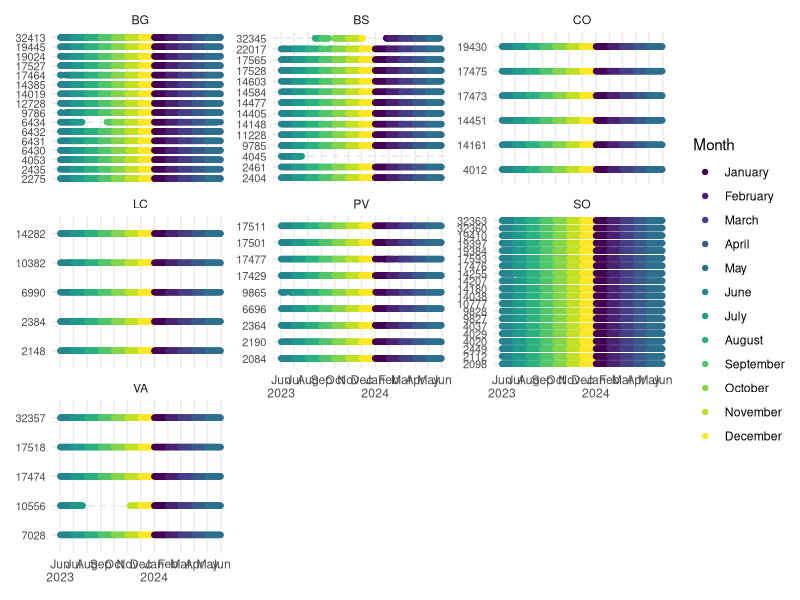
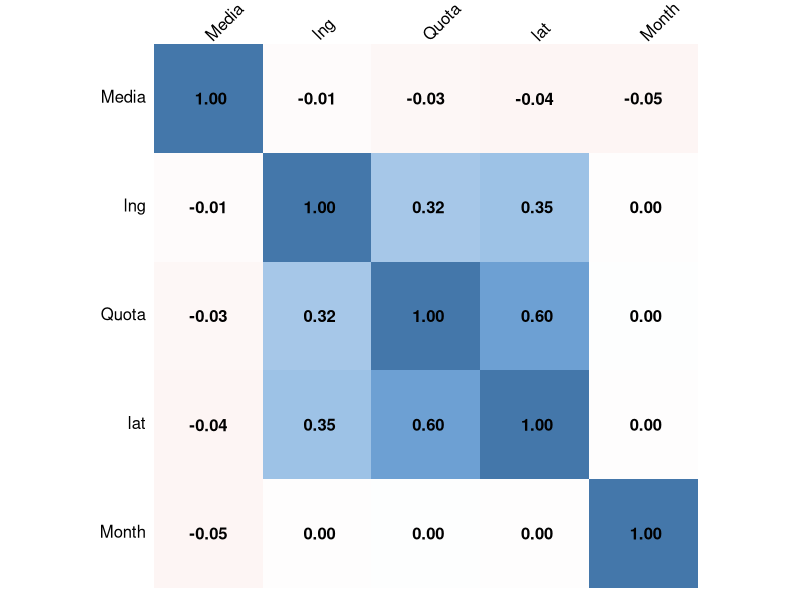
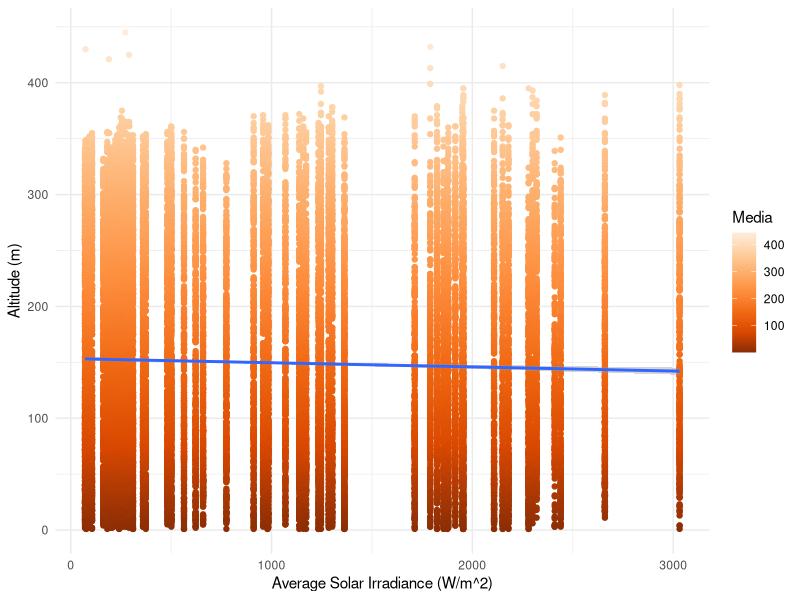
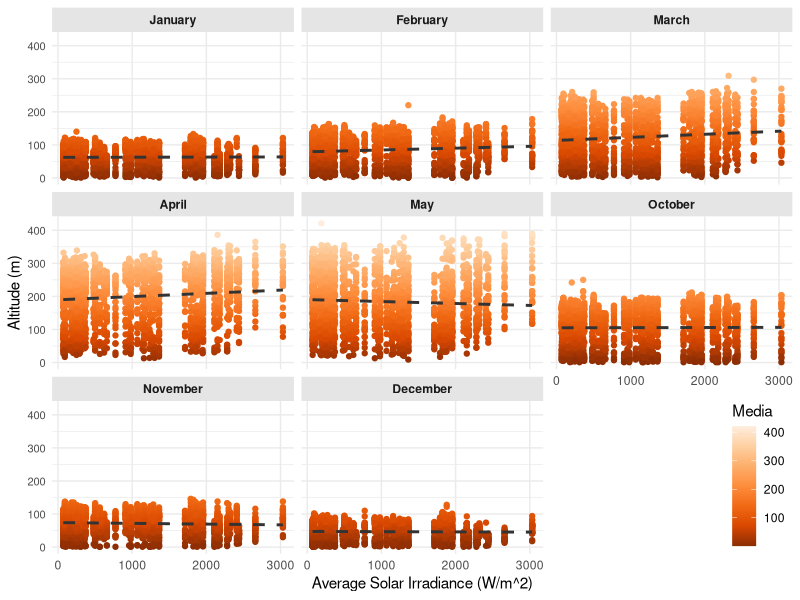
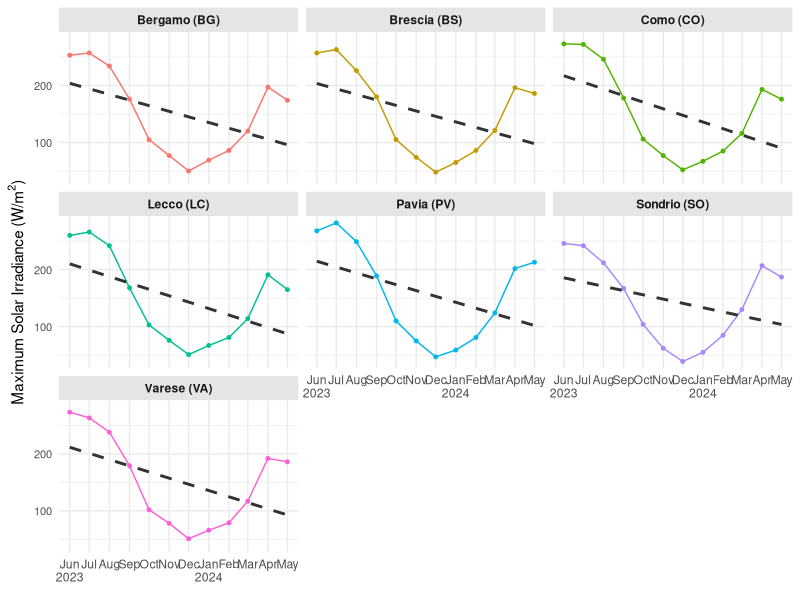
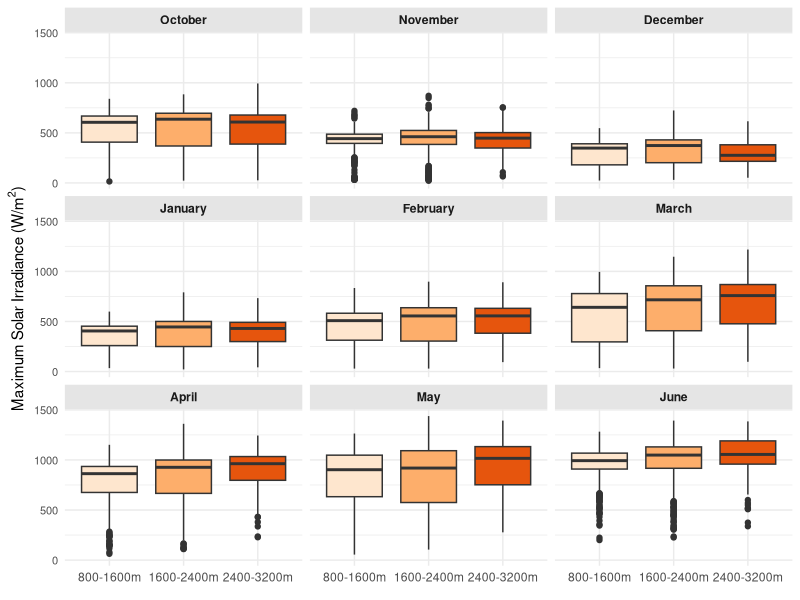
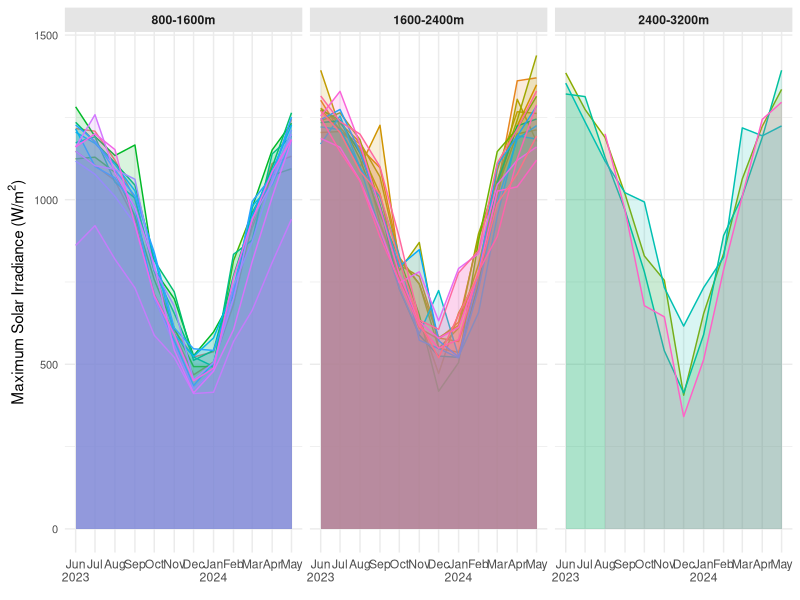
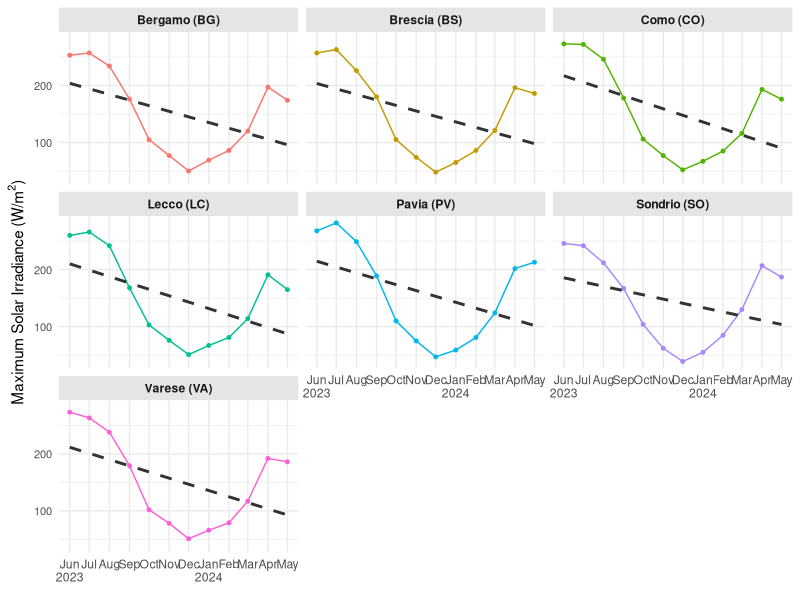

Reproduce these figures in R, in order.
## ---- chunk 1
library(corrplot)
library(tidyverse)
library(sf)
Sys.setlocale("LC_TIME", "en_US")
## ---- chunk 2
irrad_readings <- read.csv(
    "processed_dataset/Radiazione_Globale_dal_01062023_al_01062024.csv",
    header = TRUE,
    strip.white = TRUE,
    na.strings = c("-999")
)
## ---- chunk 3
irrad_readings <- irrad_readings |>
    mutate(
        IdSensore = as.factor(IdSensore),
        Data = ymd(Data),
        Stato = as.factor(Stato)
    )
## ---- chunk 4
sensors <- read.csv(
    "processed_dataset//Stazioni_Idro_Nivo_Meteorologiche.csv",
    header = TRUE,
    strip.white = TRUE
)
## ---- chunk 5
irrad_sensors <- sensors |>
    filter(Tipologia == "Radiazione Globale") |>
    mutate(
        IdSensore = as.factor(IdSensore),
        Provincia = as.factor(Provincia)
    )
## ---- chunk 6
irrad_readings <- irrad_readings |>
    mutate(Month = month(Data, label=TRUE, abbr=FALSE))
## ---- chunk 7
irrad_sensor_readings <- left_join(
    irrad_readings,
    irrad_sensors,
    join_by(IdSensore == IdSensore)
)
## ---- chunk 8
irrad_sensor_readings |> 
    filter(Stato == "VA") |>
    ggplot(
        aes(x = Data, y = IdSensore)
    ) +
    geom_point(
        aes(color = Month)
    ) +
    facet_wrap(
        . ~ Provincia,
        scales = "free_y"
    ) +
    scale_x_date(
        date_breaks = "1 month",
        labels = scales::label_date_short()
    ) +
    labs(
        x = element_blank(),
        y = element_blank()
    ) + theme_minimal() +
    theme(
        axis.text.y = element_text(size = 8),
        panel.grid.minor.x = element_blank(),
        panel.grid.major.y = element_line(color = "grey90", linetype = "dashed")
    )
## ---- chunk 9
irrad_sensor_readings_tmp <- irrad_sensor_readings |>
    filter(Stato == "VA") |>
    mutate(Month = month(Data)) |>
    select(
        Media,
        Month,
        Quota,
        lat,
        lng
    )

irrad_cor = cor(irrad_sensor_readings_tmp, use = "complete.obs")
## ---- chunk 10
col <- colorRampPalette(c("#BB4444", "#EE9988", "#FFFFFF", "#77AADD", "#4477AA"))

corrplot(irrad_cor, method = "shade", shade.col = NA, tl.col = "black", tl.srt = 45,
         col = col(200), addCoef.col = "black", cl.pos = "n", order = "AOE")
## ---- chunk 11
irrad_sensor_readings |>
    filter(Stato == "VA") |>
    ggplot(
        aes(x = Quota, y = Media)
    ) +
    geom_point(
        aes(color = Media)
    ) +
    stat_smooth(
        method = "lm"
    ) +
    labs(
        x = "Average Solar Irradiance (W/m^2)",
        y = "Altitude (m)"
    ) +
    scale_colour_distiller(palette = "Oranges") +
    theme_minimal()
## ---- chunk 12
irrad_sensor_readings |>
    filter(
        Stato == "VA",
        !(Month %in% c("June", "July", "August", "September"))
    ) |>
    ggplot(
        aes(x = Quota, y = Media)
    ) +
    geom_point(
        aes(color = Media)
    ) +
    geom_smooth(
        method = "lm", se = FALSE,
        color = "gray20", linetype = "dashed"
    ) +
    facet_wrap(
        . ~ Month,
        ncol = 3
    ) +
    labs(
        x = "Average Solar Irradiance (W/m^2)",
        y = "Altitude (m)"
    ) +
    theme_minimal() +
    scale_colour_distiller(palette = "Oranges") +
    theme(
        legend.position = "inside",
        legend.justification = c(1,0), legend.position.inside = c(1,0),
        axis.text.y = element_text(size = 8),
        panel.grid.minor.x = element_blank(),
        strip.text = element_text(face = "bold"),
        strip.background = element_rect(fill = "gray90", color = "gray90", size = 1)
    )
## ---- chunk 13
monthly_irrad <- irrad_sensor_readings |>
    mutate(
        Month = month(Data),
        Year = year(Data)
    ) |>
    group_by(Provincia, NomeProvincia, Month, Year) |>
    summarise(
        Media = if (all(is.na(Media))) NA else round(mean(Media, na.rm = TRUE)),
        Max = if (all(is.na(Max))) NA else max(Max, na.rm = TRUE),
        Min = if (all(is.na(Min))) NA else min(Min, na.rm = TRUE),
        .groups = "drop"
    ) |>
    mutate(Stato = ifelse(is.na(Media), "NA", "VA"))
## ---- chunk 14
gg_irrad_monthly <- monthly_irrad |>
    filter(Stato == "VA") |>
    mutate(
        Data = make_date(Year, Month, day = 1),
        NomeProvincia = paste(NomeProvincia, " (", Provincia, ")", sep = "")
    ) |>
    ggplot(
        aes(x = Data, y = Media)
    ) +
    geom_point(
        aes(color = NomeProvincia),
        size = 1
    ) +
    geom_line(
        aes(color = NomeProvincia)
    ) +
    geom_smooth(
        method = "lm", se = FALSE,
        color = "gray20", linetype = "dashed"
    ) +
    facet_wrap(
        . ~ NomeProvincia,
        ncol = 3
    ) +
    scale_x_date(
        date_breaks = "1 month",
        labels = scales::label_date_short()
    ) +
    labs(
        x = element_blank(),
        y = expression("Maximum Solar Irradiance (W/m"^2*")"),
        color = element_blank()
    ) +
    theme_minimal() +
    theme(
        legend.position = "none",
        axis.text.y = element_text(size = 8),
        panel.grid.minor.x = element_blank(),
        strip.text = element_text(face = "bold"),
        strip.background = element_rect(fill = "gray90", color = "gray90", size = 1)
    )
gg_irrad_monthly
## ---- chunk 15
ggsave(
    filename = "images/irrad_monthly.jpg",
    plot = gg_irrad_monthly,
    width = 24,
    height = 14,
    dpi = 300,
    units = "cm"
)
## ---- chunk 16
irrad_sensor_readings$AltitudeRange <- cut(
    irrad_sensor_readings$Quota,
    breaks = seq(0, 3200, by = 800),
    labels = c("0-800m", "800-1600m", "1600-2400m", "2400-3200m")
)

irrad_sensor_readings |>
    filter(
        Stato == "VA",,
        AltitudeRange != "0-800m",
        !(Month %in% c("July", "August", "September"))
    ) |>
    mutate(
        Month = factor(Month, levels = c(
            "October", "November", "December", 
             "January", "February", "March", 
             "April", "May", "June"
        ))
    ) |>
    ggplot(
        aes(x = AltitudeRange, y = Max)
    ) +
    geom_boxplot(
        aes(fill = AltitudeRange)
    ) +
    facet_wrap(
        . ~ Month,
        ncol = 3
    ) +
    labs(
        x = element_blank(), y = expression("Maximum Solar Irradiance (W/m"^2*")")
    ) +
    scale_fill_brewer(palette = "Oranges") +
    theme_minimal() +
    theme(
        legend.position = "none",
        axis.text.y = element_text(size = 8),
        panel.grid.minor.x = element_blank(),
        strip.text = element_text(face = "bold"),
        strip.background = element_rect(fill = "gray90", color = "gray90", size = 1)
    )
## ---- chunk 17
monthly_irrad_sensors <- irrad_sensor_readings |>
    mutate(
        Month = month(Data),
        Year = year(Data)
    ) |>
    group_by(IdSensore, NomeStazione, Quota, Month, Year) |>
    summarise(
        Media = if (all(is.na(Media))) NA else round(mean(Media, na.rm = TRUE)),
        Max = if (all(is.na(Max))) NA else max(Max, na.rm = TRUE),
        Min = if (all(is.na(Min))) NA else min(Min, na.rm = TRUE),
        .groups = "drop"
    ) |>
    mutate(Stato = ifelse(is.na(Media), "NA", "VA"))
## ---- chunk 18
monthly_irrad_sensors$AltitudeRange <- cut(
    monthly_irrad_sensors$Quota,
    breaks = seq(0, 3200, by = 800),
    labels = c("0-800m", "800-1600m", "1600-2400m", "2400-3200m")
)

irrad_altitude_sensors <- monthly_irrad_sensors |>
    filter(
        Stato == "VA",
        AltitudeRange != "0-800m"
    ) |>
    mutate(
        Data = make_date(Year, Month, day = 1)
    ) |>
    ggplot(
        aes(x = Data, y = Max)
    ) +
    geom_density(
        stat = "identity",
        aes(color = IdSensore, fill = IdSensore),
        alpha = 0.15
    ) +
    facet_wrap(
        . ~ AltitudeRange,
        ncol = 3
    ) +
    scale_x_date(
        date_breaks = "1 month",
        labels = scales::label_date_short()
    ) +
    labs(
        x = element_blank(),
        y = expression("Maximum Solar Irradiance (W/m"^2*")"),
        color = element_blank()
    ) +
    theme_minimal() +
    theme(
        legend.position = "none",
        axis.text.y = element_text(size = 8),
        panel.grid.minor.x = element_blank(),
        strip.text = element_text(face = "bold"),
        strip.background = element_rect(fill = "gray90", color = "gray90", size = 1)
    )
irrad_altitude_sensors
## ---- chunk 19
ggsave(
    filename = "images/irrad_altitude_sensors.jpg",
    plot = irrad_altitude_sensors,
    width = 24,
    height = 8,
    dpi = 300,
    units = "cm"
)
